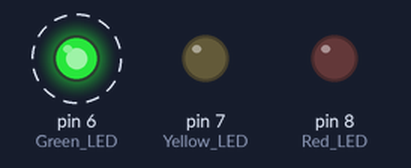
Recording of a sketch running on a simulated Arduino Uno, built with avr-gcc and run on an emulated ATmega328P. Parts: output pins drawn as LEDs (lit = HIGH). Dashed ring = blinking.

Above: at 0.2 s.
Timing chart, 0 to 3.0 s (numbered marks = the images above):
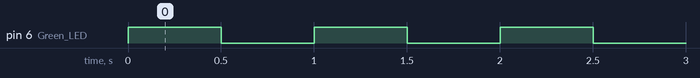

The sketch:

10_Example2.ino
```cpp
int tmp = 10;
//int tmp = 50;
//int tmp = 70;

void setup() {
  pinMode(6, OUTPUT); // Green LED
  pinMode(7, OUTPUT); // Yellow LED
  pinMode(8, OUTPUT); // Red LED

}

void loop() {
  if (10 <= tmp && tmp < 50) {
    digitalWrite(6, HIGH);
    delay(500);
    digitalWrite(6, LOW);
    delay(500);
  } else if (50 <= tmp && tmp < 70) {
    digitalWrite(7, HIGH);
    delay(500);
    digitalWrite(7, LOW);
    delay(500);
  } else {
    digitalWrite(8, HIGH);
    delay(500);
    digitalWrite(8, LOW);
    delay(500);
  }

}
```

Measured:
- by itself, pin 6 (Green_LED): alternates HIGH for 0.50 s and LOW for 0.50 s
